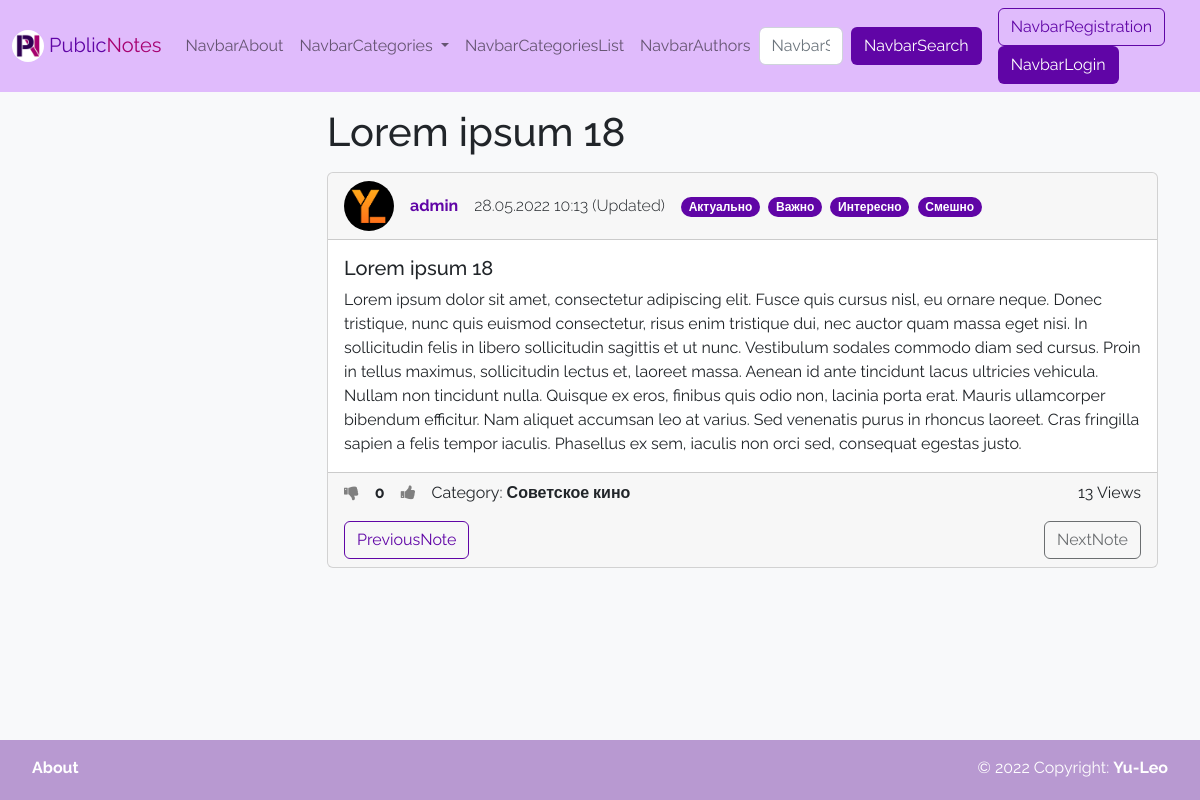
Screenshot of /note/65/ with the database file from the repository.
### wall/models.py (models this page shows, shortened)
class Note(models.Model):
    title = models.CharField(max_length=150, verbose_name=_('Title'))
    content = models.TextField(verbose_name=_('Text'), blank=True)
    created_at = models.DateTimeField(auto_now_add=True, verbose_name=_('CreationTime'))
    updated_at = models.DateTimeField(auto_now=True, verbose_name=_('LastUpdateTime'))
    views = models.PositiveIntegerField(default=0, verbose_name=_('NumberOfViews'))
    rating = models.IntegerField(verbose_name=_('Rating'), default=0)
    is_public = models.BooleanField(verbose_name=_('Public'), default=False)
    stared = models.BooleanField(verbose_name=_('Important'), default=False)
    author = models.ForeignKey(
        settings.AUTH_USER_MODEL,
        on_delete=models.CASCADE,
        verbose_name=_('Author'),
        null=True,
        blank=True,
    )
    is_pined = models.BooleanField(verbose_name=_('PinedInProfile'), default=False)
    category = TreeForeignKey('Category', on_delete=models.SET_NULL, verbose_name=_('Category'), null=True, blank=True)
    tags = models.ManyToManyField('Tag', blank=True, verbose_name=_('Tags'), related_name='notes')
    likes = models.ManyToManyField('User', blank=True, verbose_name=_('NoteLikes'), related_name='liked_notes')
    dislikes = models.ManyToManyField('User', blank=True, verbose_name=_('NoteDislikes'), related_name='disliked_notes')
    def get_absolute_url(self):
        return reverse('note', kwargs={"pk": self.pk})
    class Meta:
        verbose_name = _('Note')
        verbose_name_plural = _('Notes')
        ordering = ['-created_at', 'title']

class User(AbstractUser):
    email = models.EmailField(unique=True, verbose_name='E-mail')
    photo = models.ImageField(upload_to='photos/%Y/%m/%d/', verbose_name=_('Avatar'), blank=True)
    rating = models.IntegerField(verbose_name=_('Rating'), default=0)
    bio = models.TextField(verbose_name=_('Bio'), blank=True)
    show_email = models.BooleanField(verbose_name=_('PublicEmail'), default=False)
    def get_absolute_url(self):
        return reverse('author', kwargs={"pk": self.pk})

class Tag(models.Model):
    title = models.CharField(max_length=50, verbose_name=_('Title'), unique=True)
    def get_absolute_url(self):
        return reverse('tag', kwargs={"pk": self.pk})
    class Meta:
        verbose_name = _('Tag')
        verbose_name_plural = _('Tags')
        ordering = ['title']

class Category(MPTTModel):
    parent = TreeForeignKey('self', on_delete=models.CASCADE, null=True, blank=True, related_name='children',
                            verbose_name=_('ParentCategory'))
    title = models.CharField(max_length=150, verbose_name=_('Title'), unique=True)
    preview = models.ImageField(upload_to='photos/%Y/%m/%d/', verbose_name=_('Preview'), blank=True)
    def get_absolute_url(self):
        return reverse('category', kwargs={"pk": self.pk})
    class MPTTMeta:
        order_insertion_by = ['title']
    class Meta:
        verbose_name = _('Category')
        verbose_name_plural = _('Categories')
        ordering = ['title']

### wall/views.py (the view)
# urls.py: path('note/<int:pk>/', views.view_note, name='note'),
def view_note(request, pk: int):
    try:
        note = services.get_note_by_pk(pk=pk)
    except models.Note.DoesNotExist:
        raise Http404()
    if not services.check_right_to_read_for_note(authenticated_user=request.user, note=note):
        return redirect('login')
    services.increase_number_of_views(note)
    context = {
        'note': note,
    }
    return render(request, 'wall/note.html', context)

### wall/services.py (called while the page is built)
def get_note_by_pk(pk: int) -> models.Note:
    return models.Note.objects.get(pk=pk)

def increase_number_of_views(note: models.Note) -> None:
    note.views = F('views') + 1
    note.save()
    note.refresh_from_db()

def check_right_to_read_for_note(authenticated_user: models.User, note: models.Note) -> bool:
    public = note.is_public
    private = not public and is_authenticated_user_the_author_of_note(
        authenticated_user=authenticated_user,
        note_pk=note.pk)
    return public or private

def is_authenticated_user_the_author_of_note(authenticated_user: models.User | AnonymousUser,
                                             note_pk: int) -> bool:
    return authenticated_user == models.Note.objects.get(pk=note_pk).author

def did_user_like_note(user: models.User | AnonymousUser, note: models.Note) -> bool:
    return user in note.likes.all()

def did_user_dislike_note(user: models.User | AnonymousUser, note: models.Note) -> bool:
    return user in note.dislikes.all()

### wall/templatetags/wall_tags.py (called while the page is built)
@register.simple_tag
def get_categories():
    return models.Category.objects.all()

@register.simple_tag
def get_prev_note_in_category(note: models.Note):
    try:
        return note.get_previous_by_created_at(category=note.category)
    except ObjectDoesNotExist:
        return None

@register.simple_tag
def get_next_note_in_category(note: models.Note):
    try:
        return note.get_next_by_created_at(category=note.category)
    except ObjectDoesNotExist:
        return None

@register.inclusion_tag('wall/note_template.html')
def one_note(note: models.Note,
             show_full: bool = False,
             in_profile: bool = False,
             user=None,
             ):
    was_updated = (note.updated_at - note.created_at).total_seconds() >= 1
    context = {
        'note': note,
        'allow_edit': services.is_authenticated_user_the_author_of_note(user, note_pk=note.pk),
        'show_full': show_full,
        'was_updated': was_updated,
        'in_profile': in_profile,
        'is_liked': services.did_user_like_note(user, note),
        'is_disliked': services.did_user_dislike_note(user, note),
    }
    return context

### wall/templates/wall/note.html (shortened to what this page needs)
{% extends 'base.html' %}
{% load wall_tags %}
{% block content_title %} <h1 class="mb-3">{{ note.title }}</h1> {% endblock %}
{% block content %}
{% one_note note show_full=True user=request.user %}
{% endblock %}

### wall/templates/wall/note_template.html (shortened to what this page needs)
{% load wall_tags %}
{% load i18n %}
<div class="card mb-3">
    <div class="card-header">
        <div class="hstack gap-3">
            <div class="">
                <img src="{% if note.author.photo %}
                {{ note.author.photo.url }}
                {% else %}
                {% load static %}
                {% endif %}" alt="..." width="50" height="50"
                     style="border-radius: 25px;">
            </div>
            <div class="fw-bold">
                {% if note.author %}
                <a href="{{ note.author.get_absolute_url }}" class="text-decoration-none text-purple">
                    {{ note.author.username }}</a>
                {% else %}
                Аноним
                {% endif %}
            </div>
            <div class="fw-light">
                {{ note.created_at|date:"d.m.Y H:i" }}
                {% if was_updated %}
                <span data-bs-toggle="tooltip"
                      title="{{ note.updated_at|date:'d.m.Y H:i' }}">
                    ({% trans 'Updated' %})</span>
                {% endif %}
            </div>
            <div>
                {% for tag in note.tags.all %}
                <a href="{{ tag.get_absolute_url }}"
                   class="badge rounded-pill text-bg-purple text-decoration-none me-1">
                    {{ tag.title }}</a>
                {% endfor %}
            </div>
        </div>
    </div>
    <div class="card-body" style="transform: rotate(0);">
        <h5 class="card-title">
            {% if show_full %}
            {{ note.title }}
            {% else %}
            {{ note.title|truncatewords:10 }}
            {% endif %}
        </h5>
        <p class="card-text">
            {% if show_full %}
            {{ note.content }}
            {% else %}
            {{ note.content|truncatewords:30 }}
            {% endif %}
        </p>
    </div>
    <div class="card-footer">
        <div class="hstack gap-3">
            <div>
                <a href="{% url 'dislike_note' note.pk %}"
                   style="
                   {% if is_disliked %}
                   color: Black;
                   {% else %}
                   color: Grey;
                   {% endif %}">
                    <i class="fa fa-thumbs-down"></i>
                </a>
            </div>
            <div>
                <span class="fw-bold">
                    {% if note.rating > 0 %}
                    <span class="text-success">+{{ note.rating }}</span>
                    {% elif note.rating < 0 %}
                    <span class="text-danger">{{ note.rating }}</span>
                    {% else %}
                    <span>{{ note.rating }}</span>
                    {% endif %}
                </span>
            </div>
            <div>
                <a href="{% url 'like_note' note.pk %}"
                   style="
                   {% if is_liked %}
                   color: Black;
                   {% else %}
                   color: Grey;
                   {% endif %}">
                    <i class="fa fa-thumbs-up"></i>
                </a>
            </div>
            {% if note.category %}
            <div><span class="">{% trans 'Category' %}: </span><a href="{{ note.category.get_absolute_url }}"
                                                                  class="text-decoration-none text-dark fw-bold">
                {{ note.category.title }}</a></div>
            {% endif %}
            <div class="ms-auto">{{ note.views }} {% trans 'Views' %}</div>
        </div>
        {% if show_full %}
        <div class="btn-toolbar justify-content-between mt-3" role="toolbar" aria-label="Toolbar with button groups">
            {% get_prev_note_in_category note as prev_note %}
            {% if prev_note %}
            <a href="
            {{ prev_note.get_absolute_url }}" class="btn btn-outline-purple">{% trans 'PreviousNote' %}</a>
            {% else %}
            <a href="#" class="btn btn-outline-purple disabled">{% trans 'PreviousNote' %}</a>
            {% endif %}
            {% get_next_note_in_category note as next_note %}
            {% if next_note %}
            <a href="{{ next_note.get_absolute_url }}" class="btn btn-outline-purple">{% trans 'NextNote' %}</a>
            {% else %}
            <a href="#" class="btn btn-outline-purple disabled">{% trans 'NextNote' %}</a>
            {% endif %}
        </div>
        {% endif %}
    </div>
</div>

### wall/static/wall/css/style.css (style rules this page uses)
:root { --purple: #6005A6; --dark-purple: #3E026C; --pink: #A60070; --dark-pink: #7B0053; }
html { position: relative; min-height: 100%; }
body { margin-bottom: 60px; font-family: 'Raleway', sans-serif; }
.text-purple { color: var(--purple); }
.btn-outline-purple { border-color: var(--purple); color: var(--purple); }
.text-bg-purple { background-color: var(--purple); color: #fff; }

### rows the page displays
Note: title "Lorem ipsum 18", author.photo (picture), author.username "admin", created_at "28.05.2022 10:13", content "Lorem ipsum dolor sit amet, consectetur adipiscing elit. Fusce quis cursus nisl, eu ornare neque. Donec tristique, nunc quis euismod consectetur, risus enim tristique dui, nec auctor quam massa eget nisi. In sollicitudin felis in libero sollicitudin sagittis et ut nunc. Vestibulum sodales commodo diam sed cursus. Proin in tellus maximus, sollicitudin lectus et, laoreet massa. Aenean id ante tincidunt lacus ultricies vehicula. Nullam non tincidunt nulla. Quisque ex eros, finibus quis odio non, lacinia porta erat. Mauris ullamcorper bibendum efficitur. Nam aliquet accumsan leo at varius. Sed venenatis purus in rhoncus laoreet. Cras fringilla sapien a felis tempor iaculis. Phasellus ex sem,…", rating "0", category "Советское кино", views "13"
Tag: title "Актуально"
Tag: title "Важно"
Tag: title "Интересно"
Tag: title "Смешно"
